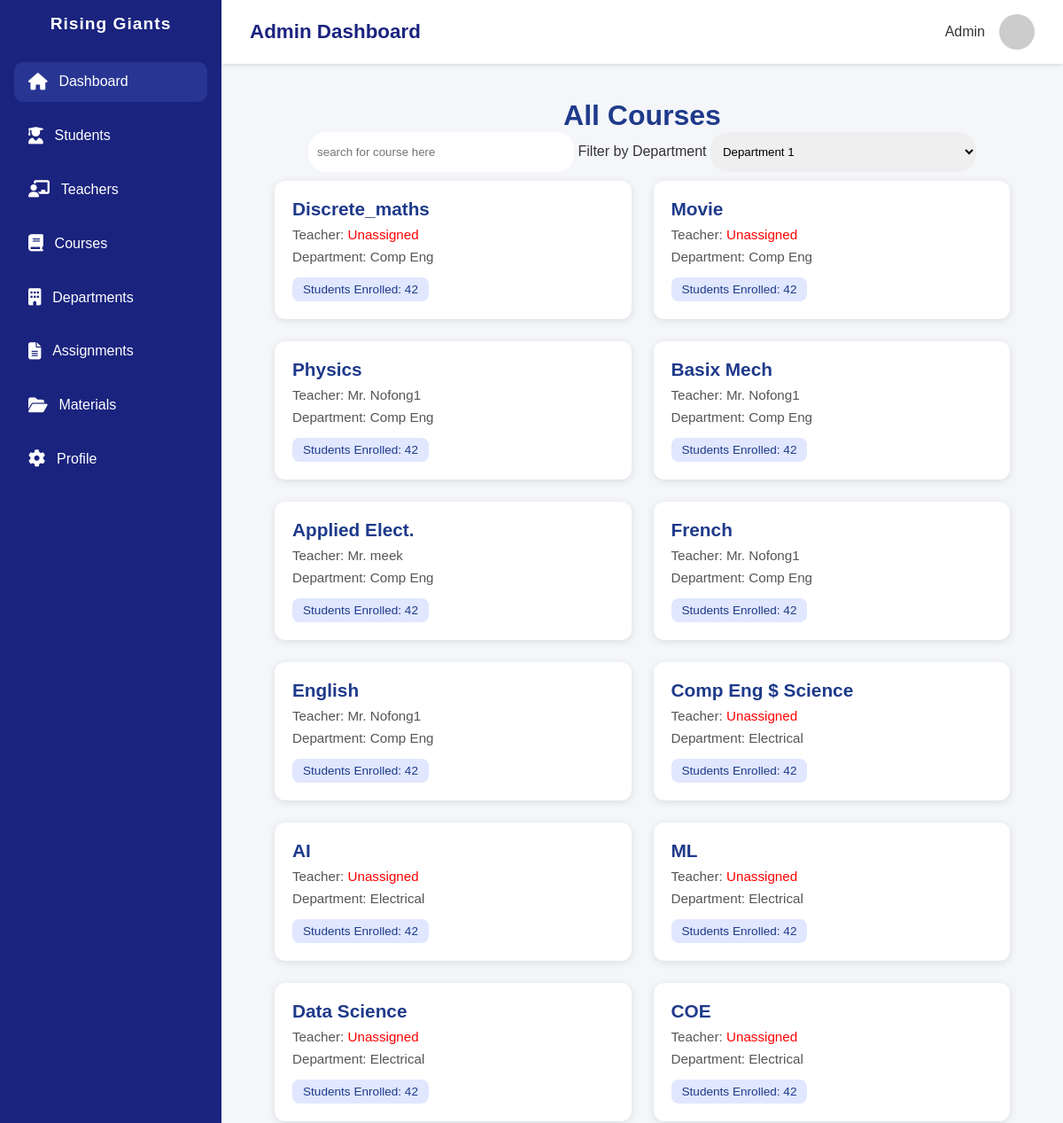
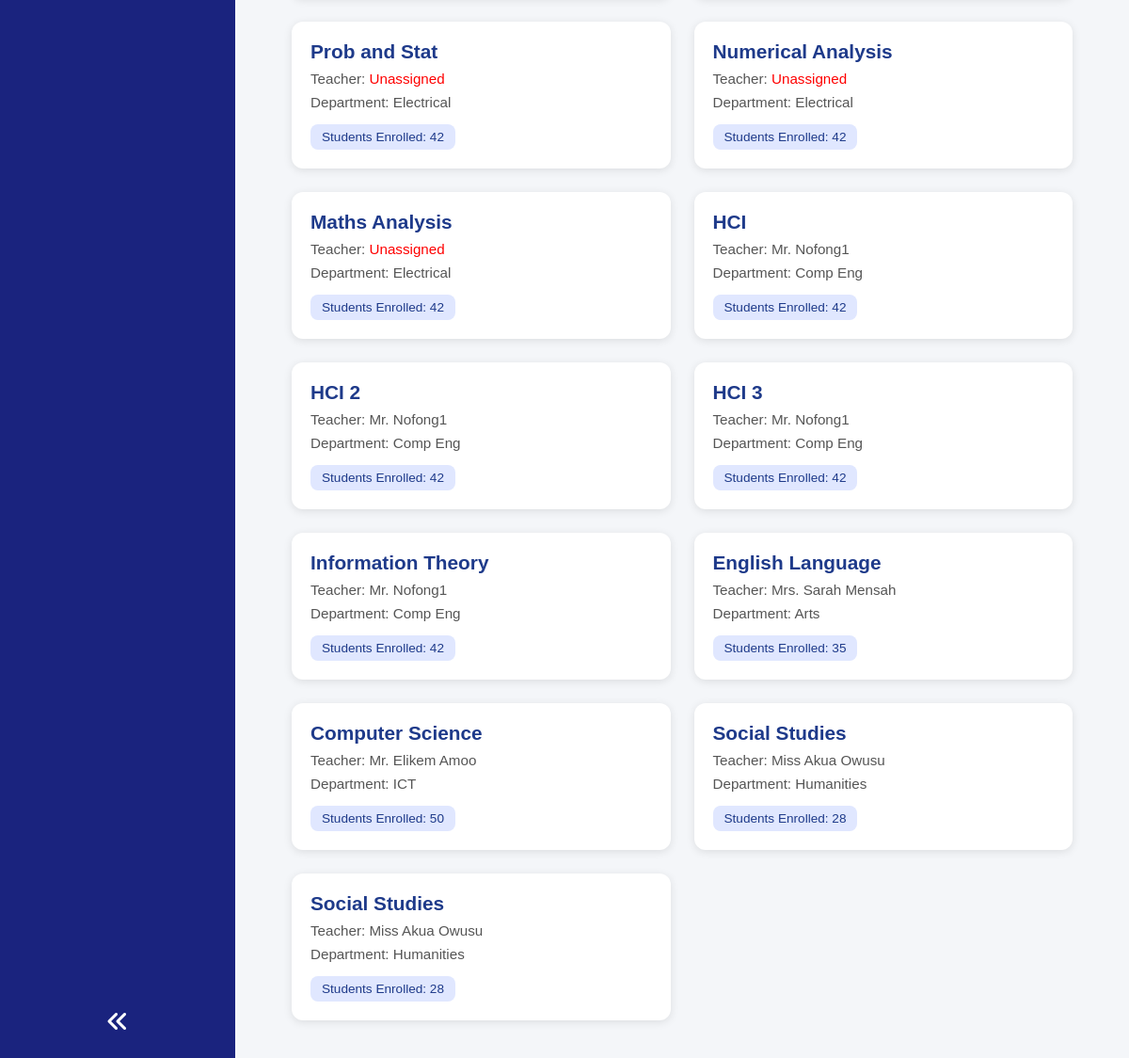
The app's page /dashboard/courses/ (signed in) with its own data (2 pictures, top to bottom).
### main/models.py (models this page shows, shortened)
class Course(models.Model):
    slug = models.SlugField(unique=True,blank=True,max_length=100)
    name = models.CharField(blank=True,unique=True,max_length=100)
    teacher = models.ForeignKey(
        settings.AUTH_USER_MODEL,
        blank=True,
        on_delete=models.SET_NULL,
        related_name="courses_assigned",
        null=True
        )
    students = models.ManyToManyField(
        settings.AUTH_USER_MODEL,
        blank=True,
        related_name="courses_enrolled",
        null=True
        )
    created_by = models.ForeignKey(
        settings.AUTH_USER_MODEL,
        blank=True,
        null=True,
        on_delete=models.SET_NULL,
        related_name="courses_created",
        default="3"
        )
    department = models.ForeignKey(
        Department,
        blank=True,
        null=True,
        on_delete=models.SET_NULL,
        related_name="courses"
        )
    created_at = models.DateTimeField(auto_now_add=True)
    updated_at = models.DateTimeField(auto_now=True)

class Department(models.Model):
    slug = models.SlugField(unique= True, blank=True)
    name = models.CharField(blank=True,max_length=100,unique=True)
    created_by = models.ForeignKey(
        settings.AUTH_USER_MODEL,
        on_delete= models.CASCADE,
        related_name="departments_created"
        )
    updated_at = models.DateTimeField(auto_now=True)
    def __str__(self):
        return self.name

### users/models.py (models this page shows)
class CustomUser(AbstractUser):
    ROLES = {
        None:"Select user",
        "admin":"Admin",
        "teacher":"Teacher",
        "student":"Student",
    }
    image = models.ImageField(upload_to="profiles/",blank=True,null=False,default="defualt_image.jpg")
    school_id = models.CharField(blank=True,null=True,unique=True,validators=[is_umat_id])
    role = models.CharField(choices=ROLES, blank=True,default="teacher")
    department = models.ForeignKey(
        Department,
            on_delete=models.SET_NULL,
            null=True,
            blank=True,
            related_name="users",
            default="4"
        )
    def __str__(self):
        return self.username
    USERNAME_FIELD = "school_id"

### main/decorators.py (the view)
        def innner(request,*args,**kwargs):
            if request.user.role != role:
                return HttpResponse(f"You are not allowed to this {role} page")
            return func(request,*args,**kwargs)

### main/context_processors.py (called while the page is built)
def total_values(request):
    total_users = User.objects.all().count()
    total_teachers = User.objects.filter(role = "teacher").count()
    total_students = User.objects.filter(role = "student").count()
    total_departments = Department.objects.all().count()
    total_courses = Course.objects.all().count()
    context = {
        "total_students":total_students,
        "total_teachers":total_teachers,
        "total_courses":total_courses,
        "total_departments":total_departments,
    }
    return context

### main/views.py (called while the page is built)
@login_required
@allowed_role("admin")
def courses(request):
    courses = Course.objects.all()
    context = {
        "courses":courses
    }
    return render(request,"main/admin_course_list.html",context)

### main/templates/main/admin_course_list.html (shortened to what this page needs)
{% extends 'main_base.html' %}
{% load static %}
{% block extra_styles %}<link rel="stylesheet" href="{% static 'main/css/admin_course_list.css' %}">
{% endblock extra_styles %}
{% block body %}
  <div class="container">
    <h1>All Courses</h1>
    <form action="">
      <input type="text" placeholder="search for course here ">
      <label for="department">Filter by Department</label>
      <select name="department" id="department">
        <option value="">Department 1 </option>
      </select>
    </form>
    <div class="course-grid">
      {% for course in courses %}
      <div class="course-card">
        <h2>{{course.name}}</h2>
        {% if not course.teacher %}
        <p >Teacher: <span id = "unassigned-course"> Unassigned </span>  </p>
        {% else %}
        <p>Teacher: Mr. {{course.teacher }}</p>
        {% endif %}
        {% if not course.department %}
        <p > Department: <span id = "unassigned-department"> Unassigned </span>  </p>
        {% else %}
        <p> Department: {{course.department }}</p>
        {% endif %}
        <span class="students-count">Students Enrolled: 42</span>
      </div>
      {% endfor %}
      <div class="course-card">
        <h2>English Language</h2>
        <p>Teacher: Mrs. Sarah Mensah</p>
        <p>Department: Arts</p>
        <span class="students-count">Students Enrolled: 35</span>
      </div>
      <div class="course-card">
        <h2>Computer Science</h2>
        <p>Teacher: Mr. Elikem Amoo</p>
        <p>Department: ICT</p>
        <span class="students-count">Students Enrolled: 50</span>
      </div>
      <div class="course-card">
        <h2>Social Studies</h2>
        <p>Teacher: Miss Akua Owusu</p>
        <p>Department: Humanities</p>
        <span class="students-count">Students Enrolled: 28</span>
      </div>
      <div class="course-card">
        <h2>Social Studies</h2>
        <p>Teacher: Miss Akua Owusu</p>
        <p>Department: Humanities</p>
        <span class="students-count">Students Enrolled: 28</span>
      </div>
    </div>
  </div>
{% endblock body %}

### main/static/main/css/dashboard.css (style rules this page uses)
* { margin: 0; padding: 0; box-sizing: border-box; font-family: 'Poppins', sans-serif; }
body { background-color: #f4f6f9; display: flex; min-height: 100vh; color: #333; }

### main/static/main/css/admin_course_list.css (style rules this page uses)
.container { padding: 40px 60px; }
h1 { text-align: center; color: #1e3a8a; }
input,select { padding: 10px; width: 300px; border-radius: 20px; border: none; height: 45px; margin-bottom: 10px; }
#unassigned-course,#unassigned-department { color: red; }
form { text-align: center; }
.course-grid { display: grid; grid-template-columns: repeat(auto-fit, minmax(280px, 1fr)); gap: 25px; }
.course-card { background: white; border-radius: 12px; box-shadow: 0 2px 10px rgba(0,0,0,0.1); padding: 20px; transition: transform 0.2s ease, box-shadow 0.2s ease; }
.course-card h2 { margin: 0; font-size: 1.3rem; color: #1e3a8a; }
.course-card p { margin: 8px 0 0; color: #555; font-size: 0.95rem; }
.students-count { margin-top: 15px; display: inline-block; background-color: #e0e7ff; color: #1e3a8a; font-weight: 500; padding: 6px 12px; border-radius: 8px; font-size: 0.85rem; }

### records on screen
Course: name "Discrete_maths", shows "Teacher:", department "Comp Eng"
Course: name "Movie", shows "Teacher:", department "Comp Eng"
Course: name "Physics", teacher "Nofong1", department "Comp Eng"
Course: name "Basix Mech", teacher "Nofong1", department "Comp Eng"
Course: name "Applied Elect.", teacher "meek", department "Comp Eng"
Course: name "French", teacher "Nofong1", department "Comp Eng"
Course: name "English", teacher "Nofong1", department "Comp Eng"
Course: name "Comp Eng $ Science", shows "Teacher:", department "Electrical"
Course: name "AI", shows "Teacher:", department "Electrical"
Course: name "ML", shows "Teacher:", department "Electrical"
Course: name "Data Science", shows "Teacher:", department "Electrical"
Course: name "COE", shows "Teacher:", department "Electrical"
Course: name "Prob and Stat", shows "Teacher:", department "Electrical"
Course: name "Numerical Analysis", shows "Teacher:", department "Electrical"
Course: name "Maths Analysis", shows "Teacher:", department "Electrical"
Course: name "HCI", teacher "Nofong1", department "Comp Eng"
Course: name "HCI 2", teacher "Nofong1", department "Comp Eng"
Course: name "HCI 3", teacher "Nofong1", department "Comp Eng"
Course: name "Information Theory", teacher "Nofong1", department "Comp Eng"
